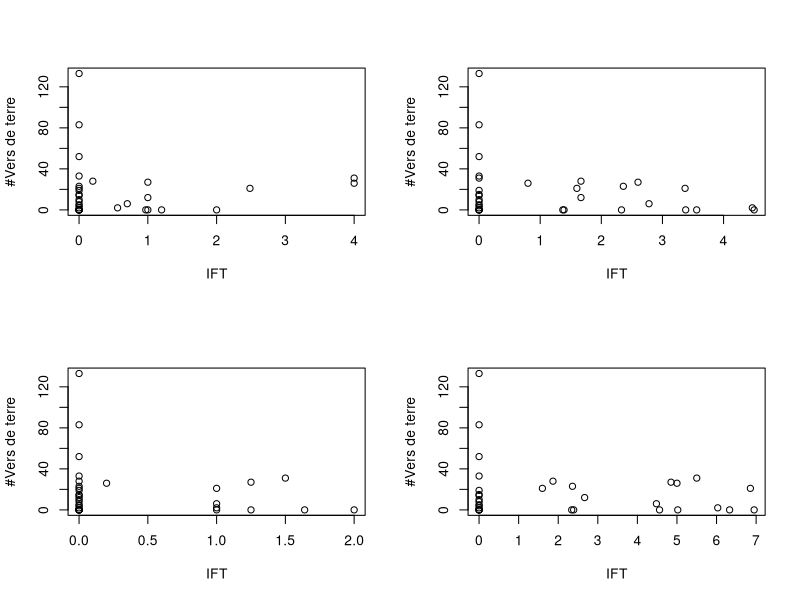
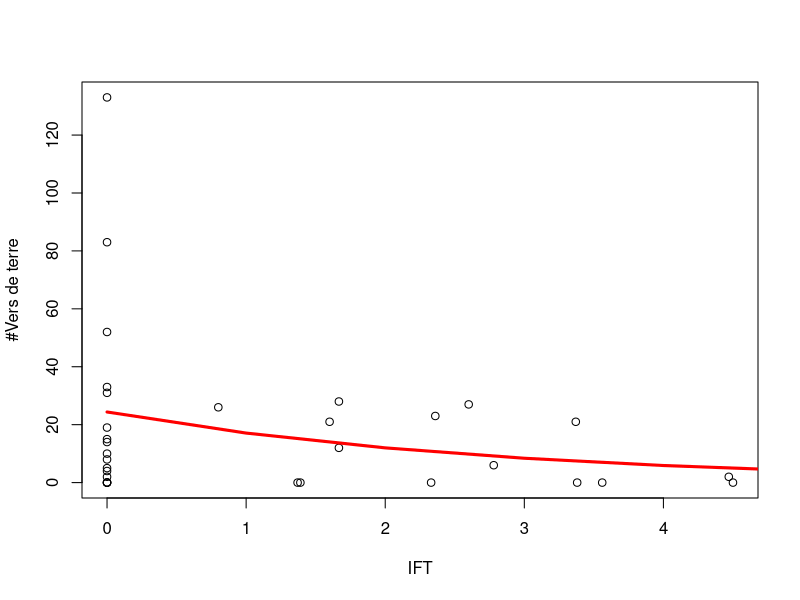

Recreate these plots in R, in order.
DATA<-read.table("Worms.txt",header=T, sep="\t")
DATA
summary(DATA)

par(mfrow=c(2,2))

plot(DATA$IFT_Fong,DATA$Allolobophora.chlorotica,xlab="IFT", ylab="#Vers de terre")
plot(DATA$IFT_Herb,DATA$Allolobophora.chlorotica,xlab="IFT", ylab="#Vers de terre")
plot(DATA$IFT_Insec,DATA$Allolobophora.chlorotica,xlab="IFT", ylab="#Vers de terre")
plot(DATA$IFT_tot,DATA$Allolobophora.chlorotica,xlab="IFT", ylab="#Vers de terre")


Mod0<-glm(Allolobophora.chlorotica~1, data=DATA, family="poisson")
summary(Mod0)
Mod1<-glm(Allolobophora.chlorotica~IFT_tot, data=DATA, family="poisson")
summary(Mod1)
Mod2<-glm(Allolobophora.chlorotica~IFT_Fong, data=DATA, family="poisson")
summary(Mod2)
Mod3<-glm(Allolobophora.chlorotica~IFT_Herb, data=DATA, family="poisson")
summary(Mod3)
Mod4<-glm(Allolobophora.chlorotica~IFT_Insec, data=DATA, family="poisson")
summary(Mod4)

AIC(Mod0, Mod1, Mod2, Mod3, Mod4)

par(mfrow=c(1,1))
plot(DATA$IFT_Herb,DATA$Allolobophora.chlorotica,xlab="IFT", ylab="#Vers de terre")

NombreVers<-predict(Mod3, newdata=data.frame(IFT_Herb=0:5),type="response")

lines(0:5, NombreVers, lwd=3, col="red")

predict(Mod3, newdata=data.frame(IFT_Herb=c(3.5, 1.75)), type="response")

exp(3.19-0.35*1.75)-exp(3.19-0.35*3.5)